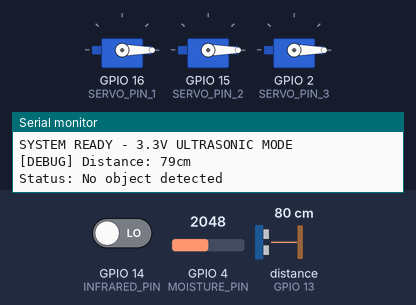
Simulated run of this sketch. Board: ESP32. Parts: 3 × servo, the last lines printed to the serial monitor. Wiring (inferred from the names in the program): ultrasonic range finder: trigger GPIO 12; echo GPIO 13. The inputs (shaded band) are chosen by the test bench; at power-on: distance to the obstacle (sensor on GPIO 13) 80 cm, GPIO 14 (INFRARED_PIN) LOW, GPIO 4 (MOISTURE_PIN) = 2048. The echo pulse lasts 58.3 µs per cm.

Above: at 2.2 s.
2.3 s: distance to the obstacle (sensor on GPIO 13) set to 56 cm
4.8 s: distance to the obstacle (sensor on GPIO 13) set to 46 cm
At 6.6 s:
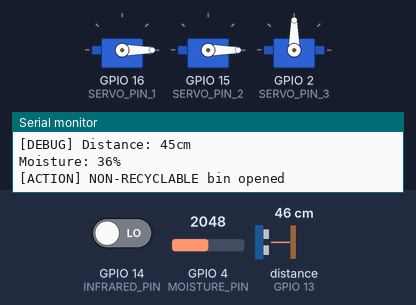
7.8 s: distance to the obstacle (sensor on GPIO 13) set to 60 cm
At 8.3 s:
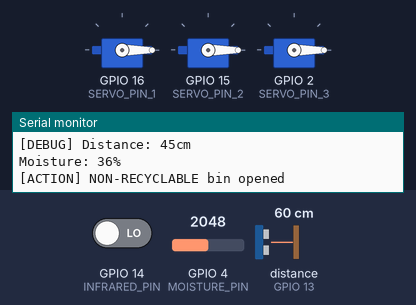
9.3 s: distance to the obstacle (sensor on GPIO 13) set to 2 cm
At 10.6 s:
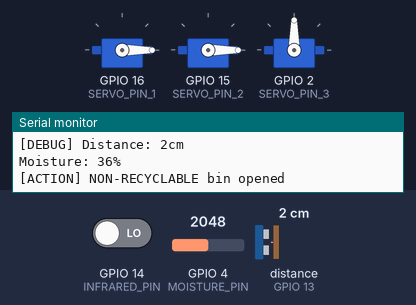
12.3 s: GPIO 14 (INFRARED_PIN) driven HIGH
At 12.8 s:
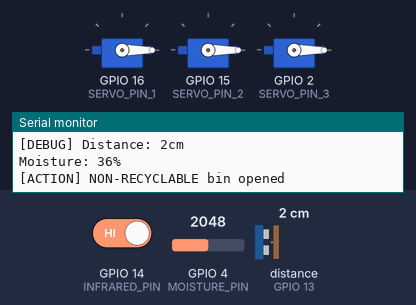
Timing chart, 0 to 15.3 s (numbered marks = the images above; inputs shaded):
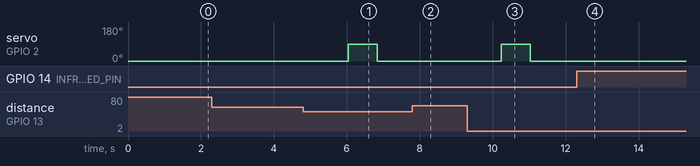

Measured:
- the behaviour switches between 51 and 50 cm on distance to the obstacle (sensor on GPIO 13) (found by bisection; images 0 and 1)
- after the input at 4.8 s, servo on GPIO 2 (SERVO_PIN_3): 0° → 90° after 1.2 s, → 0° 0.80 s later
- after the input at 7.8 s, servo on GPIO 2 (SERVO_PIN_3): stays 0° (without the input it goes to 90° after 1.2 s)
- after the input at 9.3 s, servo on GPIO 2 (SERVO_PIN_3): 0° → 90° after 0.93 s, → 0° 0.80 s later
- after the input at 12.3 s, servo on GPIO 2 (SERVO_PIN_3): stays 0° (without the input it goes to 90° after 0.93 s)

The sketch:

final.ino
```cpp
#include <ESP32Servo.h>

// ==== Pin Definitions ====
#define TRIG_PIN     12
#define ECHO_PIN     13
#define INFRARED_PIN 14
#define MOISTURE_PIN 4
#define SERVO_PIN_1  16  // Organic
#define SERVO_PIN_2  15  // Recyclable
#define SERVO_PIN_3  2   // Non-Recyclable

// ==== Servo Setup ====
Servo organicServo, recyclableServo, nonRecyclableServo;

// ==== Constants ====
const long MAX_DISTANCE = 50;    // Reduced for 3.3V operation
const int MOISTURE_DRY = 30;
const int MOISTURE_WET = 60;
const int NUM_SAMPLES = 7;       // Better noise immunity
const int SERVO_DELAY = 800;     // ms

// ==== Setup ====
void setup() {
  Serial.begin(115200);
  delay(1000);

  // Sensor configuration
  pinMode(TRIG_PIN, OUTPUT);
  pinMode(ECHO_PIN, INPUT);       // CRITICAL: No pullup/pulldown
  pinMode(INFRARED_PIN, INPUT);

  // Servo setup
  ESP32PWM::allocateTimer(0);
  organicServo.attach(SERVO_PIN_1);
  recyclableServo.attach(SERVO_PIN_2);
  nonRecyclableServo.attach(SERVO_PIN_3);
  closeAllBins();

  Serial.println("SYSTEM READY - 3.3V ULTRASONIC MODE");
}

// ==== Ultrasonic Functions ====
long getDistanceCM() {
  digitalWrite(TRIG_PIN, LOW);
  delayMicroseconds(2);
  digitalWrite(TRIG_PIN, HIGH);
  delayMicroseconds(10);
  digitalWrite(TRIG_PIN, LOW);

  long duration = pulseIn(ECHO_PIN, HIGH, 40000); // 40ms timeout
  if(duration <= 0) return -1;  // Error code
  return duration * 0.0343 / 2;
}

long getSafeDistance() {
  long validReadings = 0;
  long total = 0;

  for(int i=0; i<NUM_SAMPLES; i++){
    long dist = getDistanceCM();
    if(dist > 0 && dist < 200){  // Filter outliers
      total += dist;
      validReadings++;
    }
    delay(25);
  }

  if(validReadings == 0){
    Serial.println("[ULTRASONIC] Sensor error!");
    return -1;
  }
  return total / validReadings;
}

// ==== IR & Moisture ====
bool isObjectPresent() {
  int detections = 0;
  for(int i=0; i<5; i++){
    detections += !digitalRead(INFRARED_PIN); // Active LOW
    delay(3);
  }
  return (detections >= 3);
}

int getMoisture() {
  int raw = analogRead(MOISTURE_PIN);
  return map(raw, 1500, 3000, 0, 100); // Calibrate these values!
}

// ==== Servo Control ====
void closeAllBins() {
  organicServo.write(0);
  recyclableServo.write(0);
  nonRecyclableServo.write(0);
}

void openBin(int bin) {
  const char* names[] = {"ORGANIC", "RECYCLABLE", "NON-RECYCLABLE"};
  Servo* servos[] = {&organicServo, &recyclableServo, &nonRecyclableServo};

  if(bin <1 || bin>3) return;

  servos[bin-1]->write(90);
  Serial.print("[ACTION] ");
  Serial.print(names[bin-1]);
  Serial.println(" bin opened");
  delay(SERVO_DELAY);
  closeAllBins();
}

// ==== Main Logic ====
void loop() {
  long distance = getSafeDistance();

  Serial.print("[DEBUG] Distance: ");
  if(distance == -1) Serial.println("ERROR");
  else Serial.print(distance), Serial.println("cm");

  if(distance == -1 || distance > MAX_DISTANCE){
    Serial.println("Status: No object detected");
    delay(1000);
    return;
  }

  if(!isObjectPresent()){
    Serial.println("IR Rejected: No confirmation");
    delay(1000);
    return;
  }

  int moisture = getMoisture();
  Serial.print("Moisture: "), Serial.print(moisture), Serial.println("%");

  int bin = 3; // Default
  if(moisture >= MOISTURE_WET) bin = 1;
  else if(moisture <= MOISTURE_DRY) bin = 2;

  openBin(bin);
  delay(2000); // Cooldown
}
```
